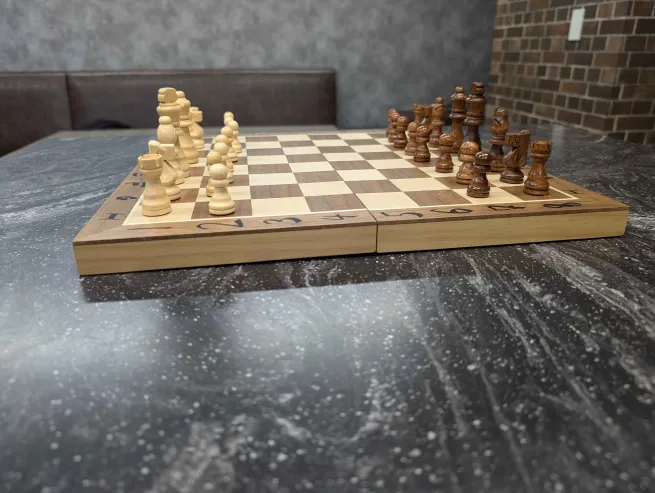
#> input picture saize/img/no_change_2.png, 655 x 493 px
$ python test_points.py
#> lines starting #> are read from the running program, lines starting #| are printed output that depends on the picture
import cv2
import datetime
import numpy as np
import os

# 画像の読み込み
imgA = cv2.imread(r'img/no_change_2.png')
#> imgA is the input picture: shape (493, 655, 3); mean B, G, R 98.1, 104.6, 109.4
imgB = cv2.imread(r'img/no_change_3.png')
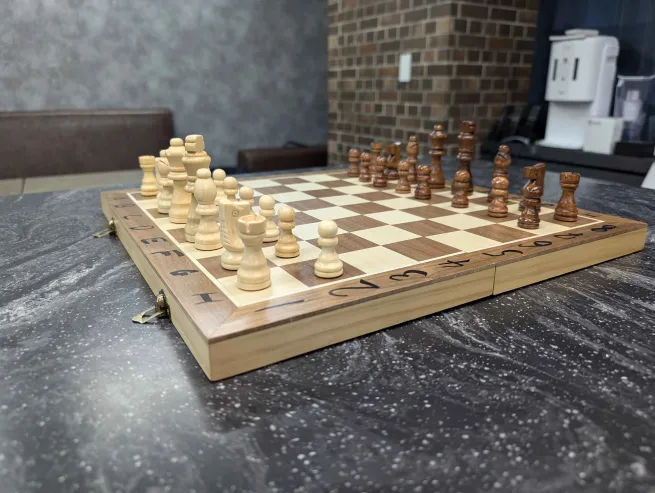
#> input picture saize/img/no_change_3.png, 655 x 493 px
#> imgB is the input picture: shape (493, 655, 3); mean B, G, R 103.3, 109.2, 113.2

# 画像が正しく読み込まれたかをチェック
if imgA is None:
    print("error1")
    exit(0)
if imgB is None:
    print("error2")
    exit(0)

# 画像がRGBA形式の場合はRGBに変換
if imgA.shape[2] == 4:
    imgA = cv2.cvtColor(imgA, cv2.COLOR_RGBA2RGB)
if imgB.shape[2] == 4:
    imgB = cv2.cvtColor(imgB, cv2.COLOR_RGBA2RGB)

# 画像をBGRからRGBに変換
imgA = cv2.cvtColor(imgA, cv2.COLOR_BGR2RGB)
imgB = cv2.cvtColor(imgB, cv2.COLOR_BGR2RGB)

# AKAZE特徴量検出器を作成
akaze = cv2.AKAZE_create()

# 特徴量を計算
kpA, desA = akaze.detectAndCompute(imgA, None)
#> kpA = 901 keypoints; strongest (x, y, size): (493, 177, 8.1), (228, 117, 8.1), (228, 116, 5.7), (500, 193, 16.1)
kpB, desB = akaze.detectAndCompute(imgB, None)
#> kpB = 1099 keypoints; strongest (x, y, size): (219, 172, 5.7), (513, 207, 8.1), (404, 76, 8.1), (552, 138, 11.4)

# 特徴量のマッチングを行う
bf = cv2.BFMatcher()
matches = bf.knnMatch(desA, desB, k=2)
#> matches = 901 matches

# マッチングの精度が高いもののみを抽出
ratio = 0.6  # raito -> ratio に修正

good = []
for m, n in matches:
    if m.distance < ratio * n.distance:
        good.append([m])
#> after the loop, good = []

# 特徴量を描画
img3 = cv2.drawMatchesKnn(imgA, kpA, imgB, kpB, good, None, flags=2)
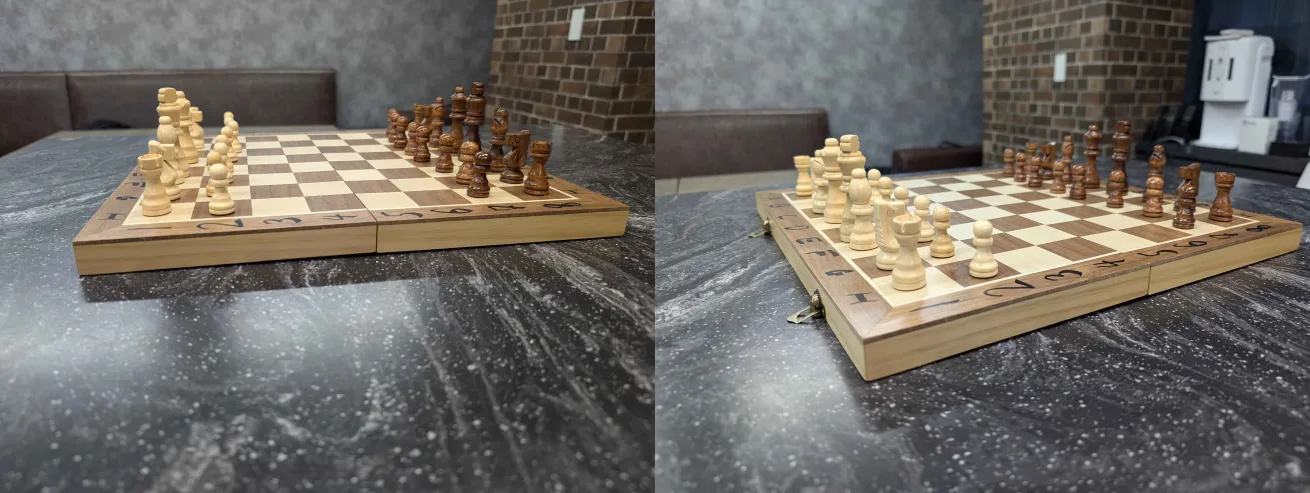
#> img3: shape (493, 1310, 3); mean R, G, B 111.3, 106.9, 100.7

# 画像を保存
timestamp = datetime.datetime.now().strftime("%Y%m%d_%H%M%S")
output = f'output/points_chess_site_diff_{timestamp}.png'

cv2.imshow('img', img3)
cv2.imwrite(output, img3)
cv2.waitKey(0)
cv2.destroyAllWindows()
